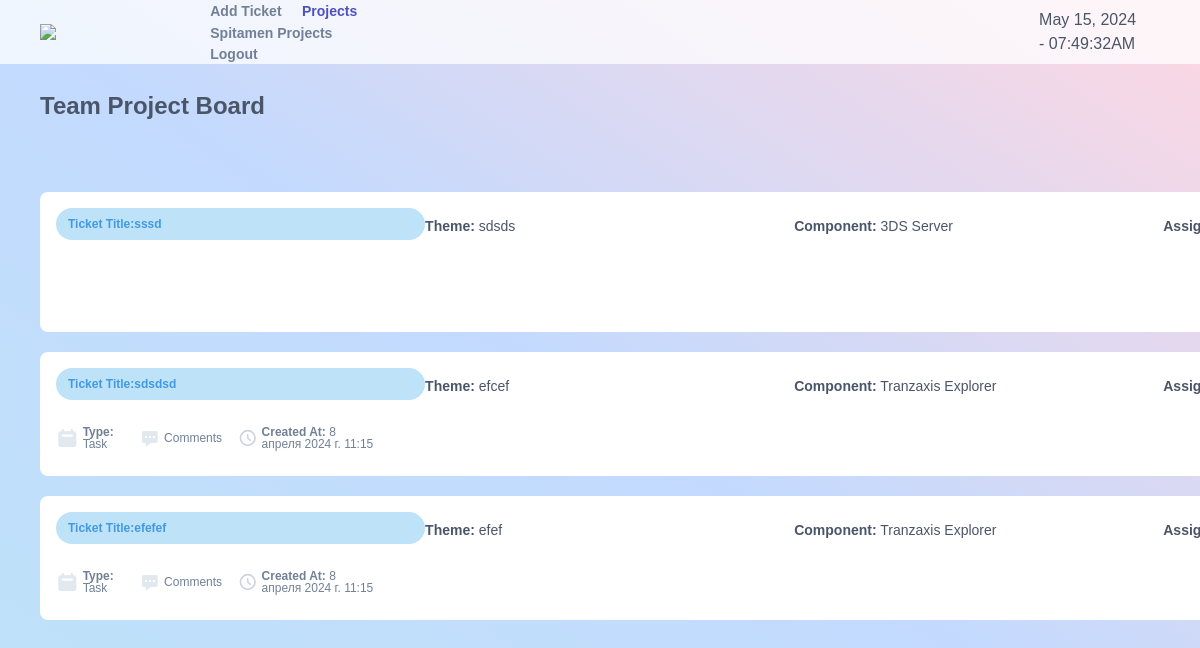
The app's page /user_tickets/ (signed in), older data.
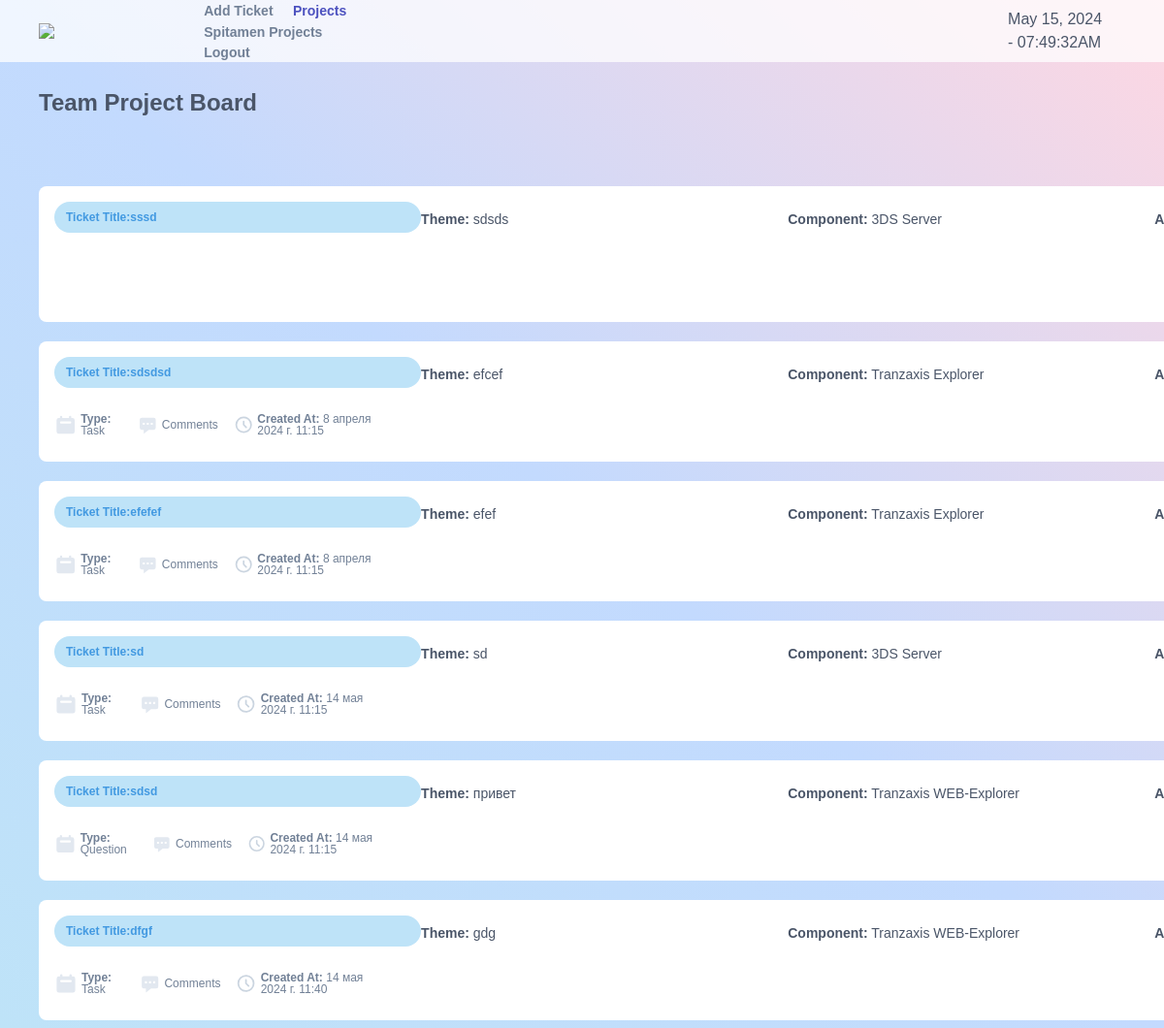
The same page, newer data.
### myapp/models.py (models this page shows, shortened)
class Ticket(models.Model):
    STATUS_CHOICES = (
        ('open', 'Open'),
        ('closed', 'Closed'),
        ('in_progress', 'In process'),
    )
    COMPONENT_CHOICES = (
        ('Tranzaxis Explorer', 'Tranzaxis Explorer'),
        ('Tranzaxis WEB-Explorer', 'Tranzaxis WEB-Explorer'),
        ('3DS Server', '3DS Server'),
        ('TXPG', 'TXPG'),
    )
    TYPE_CHOICES = (
        ('task', 'Задача'),
        ('question', 'Вопрос'),
    )
    GROUP_CHOICES = (
    ('spitamen', 'Spitamen'),
    ('sbt', 'Sbt'),
    ('matin', 'Matin'),
    ('ssb', 'Ssb'),
    ('sarvat', 'Sarvat'),
    ('vasl', 'Vasl'),
)
    title = models.CharField(max_length=200)
    type = models.CharField(max_length=10, choices=TYPE_CHOICES)
    component = models.CharField(max_length=50, choices=COMPONENT_CHOICES)
    topic = models.CharField(max_length=200)
    description = models.TextField(max_length=500)
    created_by = models.ForeignKey(User, on_delete=models.CASCADE, related_name='created_tickets')
    sent_to = models.ManyToManyField(User, related_name='received_tickets', blank=True)
    created_at = models.DateTimeField(auto_now_add=True)
    assigned_to = models.ManyToManyField(User, related_name='assigned_tickets', blank=True)
    status = models.CharField(max_length=20, choices=STATUS_CHOICES, default='open')
    group = models.CharField(max_length=20, choices=GROUP_CHOICES)

### myapp/views.py (the view, shortened to what this page needs)
# urls.py: path('user_tickets/', views.user_tickets, name='user_tickets'),
@login_required
def user_tickets(request):
    user_profile = UserProfile.objects.get(user=request.user)
    user = request.user
    users = User.objects.all()
    project_form = TicketForm(request.POST or None, request=request)  # Создание формы для добавления проекта
    group_name = None
    groups = ['spitamen', 'sbt', 'matin', 'ssb', 'sarvat', 'vasl']  # Список всех групп
    for group in groups:
        if getattr(user_profile, group):  # Проверяем, состоит ли пользователь в текущей группе
            group_name = group
            break  # Если пользователь состоит в группе, выходим из цикла
    tickets = Ticket.objects.filter(created_by=user)
    return render(request, 'user_tickets.html', {
        'tickets': tickets,
        'users': users,
        'project_form': project_form,
        'spitamen': user_profile.spitamen,
        'sbt': user_profile.sbt,
        'matin': user_profile.matin,
        'ssb': user_profile.ssb,
        'sarvat': user_profile.sarvat,
        'vasl': user_profile.vasl
    })

### myapp/templates/user_tickets.html (shortened to what this page needs)
<link href="https://unpkg.com/tailwindcss@^1.0/dist/tailwind.min.css" rel="stylesheet">
<div class="flex flex-col w-screen h-screen overflow-auto text-gray-700 bg-gradient-to-tr from-blue-200 via-indigo-200 to-pink-200">
    <div class="flex items-center flex-shrink-0 w-full h-16 px-10 bg-white bg-opacity-75">
      <a class="bl_headerUtils_logo" href="https://www.spitamenbank.tj/"><img src="https://www.spitamenbank.tj/local/templates/sb-main-template/img/logo/logo-horizontal-ru.svg" ></a>
      <div class="ml-10">
        <a class="mx-2 text-sm font-semibold text-gray-600 hover:text-indigo-700" href="{% url 'tickets' %}">Add Ticket</a>
        <a class="mx-2 text-sm font-semibold text-indigo-700" href="{% url 'user_tickets' %}">Projects</a>
        <a class="mx-2 text-sm font-semibold text-gray-600 hover:text-indigo-700" href="{% url 'team_project' %}">{% if spitamen %} Spitamen {% endif %}
          {% if vasl %} Vasl {% endif %} Projects</a>
        <a class="mx-2 text-sm font-semibold text-gray-600 hover:text-indigo-700" href="{% url 'login' %}">Logout</a>
      </div>
      <div id="clock">
        <h1 id="date-time"></h1>
      </div>
      <a href="profile.html" class="flex items-center justify-center w-8 h-8 ml-auto overflow-hidden rounded-full cursor-pointer">
      </a>
    </div>
    <div class="px-10 mt-6">
      <h1 class="text-2xl font-bold">
      Team Project Board
      </h1>
    </div>
    <div class="flex flex-grow px-10 mt-4 space-x-6 overflow-auto">
      <div class="flex flex-col flex-shrink-0 w-72" id="sortable-container">
          <div class="flex items-center flex-shrink-0 h-10 px-2">
          </div>
            <div class="ticket-grid">
              {% for ticket in tickets %}
              <div class="ticket-item" data-id="{{ ticket.id }}">
                <div class="flex flex-col pb-2 overflow-auto">
          <div class="inline-grid grid-cols-5 relative flex flex-col items-start p-4 mt-3  bg-white rounded-lg cursor-pointer bg-opacity-90 group hover:bg-opacity-100" draggable="true">
            <span class="flex items-center inline-block h-8 px-3 text-xs font-semibold text-blue-500 bg-blue-200 rounded-full">Ticket Title:</strong>{{ ticket.title }}</span>
            <h4 class="mt-2 text-sm font-medium "><strong>Theme:</strong> {{ ticket.topic }}</h4>
            <h4 class="mt-2 text-sm font-medium"><strong>Component:</strong> {{ ticket.component }}</h4>
            <h4 class="mt-2 text-sm font-medium"><strong>Assigned to:</strong>{% for user in ticket.assigned_to.all %} {{ user.username }}{% endfor %}</h4>
            <form method="post">
            <div class="flex items-center w-full mt-4 text-xs font-medium text-gray-600">
              <div class="flex items-center">
                <h4 class="ml-1 leading-none"><strong>Type:</strong> {% if ticket.type == 'task' %}Task{% else %}Question{% endif %}</h4>
              </div>
              <div class="relative flex items-center ml-4">
                <svg class="relative w-8 h-8 text-gray-300 fill-current" xmlns="http://www.w3.org/2000/svg" viewBox="0 0 20 20" fill="currentColor">
                  <path fill-rule="evenodd" d="M18 5v8a2 2 0 01-2 2h-5l-5 4v-4H4a2 2 0 01-2-2V5a2 2 0 012-2h12a2 2 0 012 2zM7 8H5v2h2V8zm2 0h2v2H9V8zm6 0h-2v2h2V8z" clip-rule="evenodd" />
                </svg>
                  <a class="ml-1 leading-none" href="{% url 'add_comment' ticket.id %}">Comments</a>
                  <div class="flex items-center ml-4">
                    <svg class="h-8 w-8 text-gray-400"  fill="none" viewBox="0 0 24 24" stroke="currentColor">
                      <path stroke-linecap="round" stroke-linejoin="round" stroke-width="2" d="M12 8v4l3 3m6-3a9 9 0 11-18 0 9 9 0 0118 0z"/>
                    </svg>
                    <a class="ml-1 leading-none"><strong>Created At:</strong> {{ ticket.created_at }}</a>
              </div>
            </div>
            <div class="relative flex flex-col items-start p-4 mt-3 bg-white rounded-lg cursor-pointer bg-opacity-90 group hover:bg-opacity-100" draggable="true">
            </div>
          </div>
        </div>
      </div>
            {% endfor %}
    </div>
    </div>
  </div>

Row changes from the older to the newer data that the page shows:
added Ticket: title "sd", topic "sd", component "3DS Server", type "Task", created_at "14 мая 2024 г. 11:15"
added Ticket: title "sdsd", topic "привет", component "Tranzaxis WEB-Explorer", type "Question", created_at "14 мая 2024 г. 11:15"
added Ticket: title "dfgf", topic "gdg", component "Tranzaxis WEB-Explorer", type "Task", created_at "14 мая 2024 г. 11:40"
